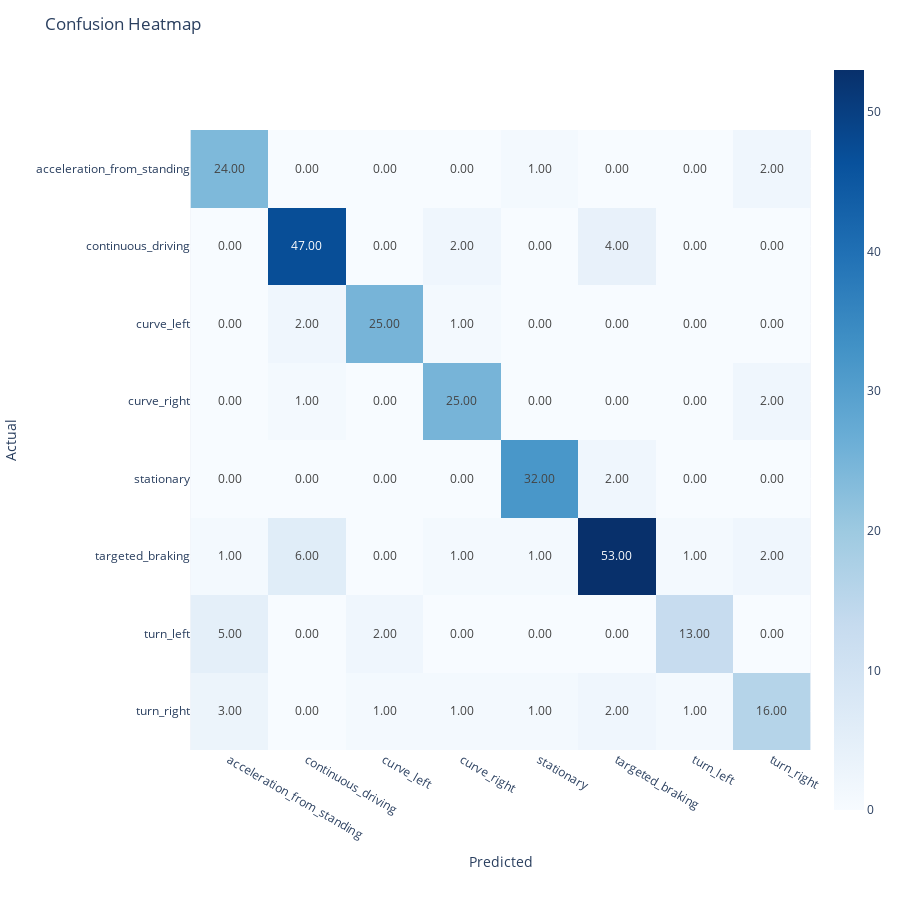

Write notebook code for a chart like this one.
### Markdown cell above
### Correlation matrix <a name="heading--2-5-2"/>
In order to evaluate the performance of our model, we can use the function predict() from the modelling module with our test data and then compare the predicted with the actual values. The already created encoding object which inherits the label_encoder can be used to access the perviously encoded class labels and apply the inverse_transform() function of the label_encoder to turn the y values into the original class labels for comparison. With these class labels and the inverse transformed y_test and y_pred data we can use the confusion_heatmap() function of the evaluation module to plot the comparison of actual and predicted values.

Since we have an unbalanced multi-class use case, and the color intensity of this regular heatmap takes all fields into account, the distribution should instead be inspected row or column wise which can be done by using the recall_heatmap (row wise) or precision_heatmap (column wise) functions. In this way we can inspect the proportion of correctly classified values for each class separately in regard to whether a specific class was predicted (precision_heatmap) or a case of a specific class is given (recall_heatmap).

### Code cell
#y_pred = modelling.predict(X_test, model)
y_pred = model.predict(X_test)

# Inverse transform the encoded y
y_test_inverse = encoding.label_encoder.inverse_transform(y_test)
y_pred_inverse = encoding.label_encoder.inverse_transform(y_pred)
#classes = encoding.label_encoder.classes_
classes = encoding.encoded_labels
#
fig = evaluation.confusion_heatmap(y_test, y_pred, classes)
fig.show()

### Figure 1 — Plotly figure (JSON) as saved in the notebook; plotly's stock layout.template omitted (floating-point values rounded to 4 significant figures)
{"data": [{"coloraxis": "coloraxis", "hovertemplate": "Predicted: %{x}<br>Actual: %{y}<br>color: %{z}<extra></extra>", "name": "0", "text": [[24, 0, 0, 0, 1, 0, 0, 2], [0, 47, 0, 2, 0, 4, 0, 0], [0, 2, 25, 1, 0, 0, 0, 0], [0, 1, 0, 25, 0, 0, 0, 2], [0, 0, 0, 0, 32, 2, 0, 0], [1, 6, 0, 1, 1, 53, 1, 2], [5, 0, 2, 0, 0, 0, 13, 0], [3, 0, 1, 1, 1, 2, 1, 16]], "texttemplate": "%{text:.2f}", "type": "heatmap", "x": ["acceleration_from_standing", "continuous_driving", "curve_left", "curve_right", "stationary", "targeted_braking", "turn_left", "turn_right"], "xaxis": "x", "y": ["acceleration_from_standing", "continuous_driving", "curve_left", "curve_right", "stationary", "targeted_braking", "turn_left", "turn_right"], "yaxis": "y", "z": [[24, 0, 0, 0, 1, 0, 0, 2], [0, 47, 0, 2, 0, 4, 0, 0], [0, 2, 25, 1, 0, 0, 0, 0], [0, 1, 0, 25, 0, 0, 0, 2], [0, 0, 0, 0, 32, 2, 0, 0], [1, 6, 0, 1, 1, 53, 1, 2], [5, 0, 2, 0, 0, 0, 13, 0], [3, 0, 1, 1, 1, 2, 1, 16]]}], "layout": {"coloraxis": {"colorscale": [[0, "rgb(247,251,255)"], [0.125, "rgb(222,235,247)"], [0.25, "rgb(198,219,239)"], [0.375, "rgb(158,202,225)"], [0.5, "rgb(107,174,214)"], [0.625, "rgb(66,146,198)"], [0.75, "rgb(33,113,181)"], [0.875, "rgb(8,81,156)"], [1, "rgb(8,48,107)"]]}, "height": 900, "margin": {"t": 60}, "title": {"text": "Confusion Heatmap"}, "width": 900, "xaxis": {"anchor": "y", "constrain": "domain", "domain": [0, 1], "scaleanchor": "y", "title": {"text": "Predicted"}}, "yaxis": {"anchor": "x", "autorange": "reversed", "constrain": "domain", "domain": [0, 1], "title": {"text": "Actual"}}}}
